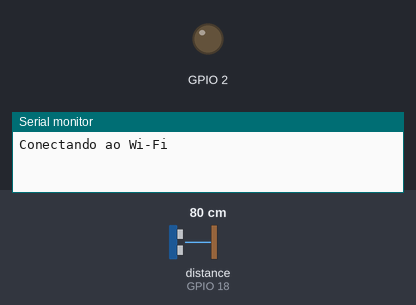
The sketch below on a simulated ESP32. Shown: output pins drawn as LEDs (lit = HIGH), the last lines printed to the serial monitor. Wiring (inferred from the names in the program): ultrasonic range finder: trigger GPIO 5; echo GPIO 18. The test bench sets the inputs (shaded band); at power-on: distance to the obstacle (sensor on GPIO 18) 80 cm. The echo pulse lasts 58.3 µs per cm; WiFi joins after 1.5 s; servers stay silent unless stated; uploads are accepted with an empty reply; the local clock reads 2024-03-15 10:24:30 at power-on unless the sketch sets it; pins used as bus, display or sensor lines are not drawn.

Above: at 0.1 s.
At 3.0 s:
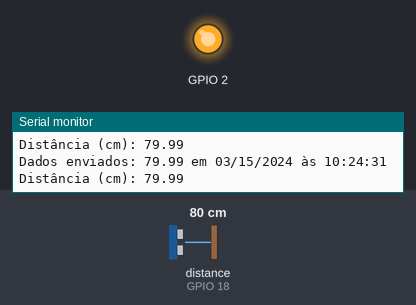
Timing chart, 0 to 4.5 s (numbered marks = the images above):
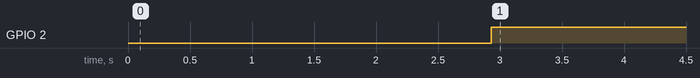

The sketch:

Codigo_ESP32_com_armazenamento.ino
```cpp
#include <WiFi.h>
#include <ArduinoOTA.h>
#include <HTTPClient.h>
#include "esp_eap_client.h"
#include <WebServer.h>
#include <ESPmDNS.h>
#include "time.h"

//CONFIGURAÇÃO WIFI

const char* ssid = "***"; //adicionar informações da rede.
const char* password = "***";

/*const char* ssid = "****"; //adicionar informações da rede eduroam.
#define EAP_IDENTITY "eduroam"
#define EAP_PASSWORD "********"
#define EAP_USERNAME "***"*/

//PINOS DO SENSOR
const int trigPin = 5;
const int echoPin = 18;

//CONFIGS DE BUFFER
#define MAX_PENDENTES 17000
float pendentes[MAX_PENDENTES];
int index_pendentes = 0;
time_t tempo_desconexao = 0;

//VARIÁVEIS DE MEDIÇÃO
float duration, distance;
char data[20], hora[20];
bool tdata = true;

char *GScriptId = "AKfycbxwnnYTfbyqYn6ZN4zQthXreZQBWyoYNpJwo0xMzcHAYuEY-k2cEKwJjkJM5-2ZkeuP";

WebServer server(80);  // Porta HTTP padrão
String mensagemHtml = "Aguardando leitura.";
String mensagemHtml1 = "Aguardando leitura..";
String mensagemHtml2 = "Aguardando leitura...";
String mensagemHtml3 = "Aguardando leitura....";
String mensagemHtml4 = "Aguardando leitura.....";

bool verificarConexaoInternet() {
  HTTPClient http;
  http.begin("http://google.com");
  int httpCode = http.GET();
  http.end();

  // Se código for maior que 0 e <400, a conexão está ok
  return (httpCode > 0 && httpCode < 400);
}

void atua_web(){
  mensagemHtml4 = mensagemHtml3;
  mensagemHtml3 = mensagemHtml2;
  mensagemHtml2 = mensagemHtml1;
  mensagemHtml1 = mensagemHtml;
}

void handleRoot(){
  String html = R"rawliteral(
    <head>
      <style>
        body {
          background-color: black;
          color: white;
          font-family: Arial, sans-serif;
          margin-top: 50px;
        }
        h1 {
          font-size: 2em;
        }
      </style>
    </head>
    <meta http-equiv='refresh' content='1'>
    <body>
  )rawliteral";

  html += "<p> " + mensagemHtml + " </p>";
  html += "<p> " + mensagemHtml1 + " </p>";
  html += "<p> " + mensagemHtml2 + " </p>";
  html += "<p> " + mensagemHtml3 + " </p>";
  html += "<p> " + mensagemHtml4 + " </p>";
  html += "</body></html>";

  server.send(200, "text/html", html);
}

//FUNÇÃO PARA ENVIAR MEDIÇÃO
bool enviarmedicao(float d, const char* data_str, const char* hora_str){
  String url = "https://script.google.com/macros/s/" + String(GScriptId) +
               "/exec?value1=" + String(d, 2) +
               "&data=" + String(data_str) +
               "&hora=" + String(hora_str);

  HTTPClient http;
  http.begin(url);
  int httpCode = http.GET();

  if(httpCode > 0){
    Serial.println("Dados enviados: " + String(d, 2) + " em " + String(data_str) + " às " + String(hora_str));
    atua_web();
    mensagemHtml = ("Dados enviados: " + String(d, 2) + " em " + String(data_str) + " as " + String(hora_str));
    http.end();
    return true;
  }else{
    Serial.println("Erro HTTP: " + String(httpCode));
    atua_web();
    mensagemHtml = ("Erro HTTP: " + String(httpCode));
    http.end();
    tdata = false;
    return false;
  }
}

//SETUP
void setup(){
  pinMode(trigPin, OUTPUT);
  pinMode(echoPin, INPUT);
  pinMode(2, OUTPUT);
  Serial.begin(9600);

  //WiFi.begin(ssid, WPA2_AUTH_PEAP, EAP_IDENTITY, EAP_USERNAME,EAP_PASSWORD);
  WiFi.begin(ssid, password);
  Serial.print("Conectando ao Wi-Fi");
  while(WiFi.status() != WL_CONNECTED){
    delay(500);
    Serial.print(".");
  }

  Serial.println("\nWiFi conectado!");
  atua_web();
  mensagemHtml = ("\nWiFi conectado!");
  configTime(-3 * 3600, 0, "time.nist.gov", "a.st1.ntp.br", "pool.ntp.org");
  // Inicializa OTA
  ArduinoOTA
    .onStart([](){
      Serial.println("Iniciando OTA");
      atua_web();
      mensagemHtml = ("Iniciando OTA");
    })
    .onEnd([](){
      Serial.println("\nOTA concluída!");
      atua_web();
      mensagemHtml = ("\nOTA concluída!");
    })
    .onError([](ota_error_t error){
      Serial.printf("Erro OTA [%u]: ", error);
    });

  if (!MDNS.begin("esp32")) {
  Serial.println("Erro ao iniciar mDNS");
  return;
  }

  ArduinoOTA.begin();
  Serial.println("Pronto para OTA");
  atua_web();
  mensagemHtml = ("Pronto para OTA");
  Serial.println("\nIP do ESP32: " + WiFi.localIP().toString());

  server.on("/", handleRoot);
  server.begin();
}

//ENVIA DADOS PENDENTES COM BASE NA RECONSTRUÇÃO DO TEMPO
void enviarPendentes(){
  if(tempo_desconexao == 0) return;

  for(int i = 0; i < index_pendentes; i++){
    time_t tempo_estimado = tempo_desconexao + (i * 5); // 5 segundos por amostra
    struct tm *timeinfo = localtime(&tempo_estimado);
    strftime(data, sizeof(data), "%m/%d/%Y", timeinfo);
    strftime(hora, sizeof(hora), "%H:%M:%S", timeinfo);

    if(enviarmedicao(pendentes[i], data, hora)){
      Serial.println("Dado pendente enviado.");
      atua_web();
      mensagemHtml = ("Dado pendente enviado.");
    }else{
      Serial.println("Falha ao enviar dado pendente.");
      atua_web();
      mensagemHtml = ("Falha ao enviar dado pendente.");
      break;
    }
  }

  // Limpa buffer
  index_pendentes = 0;
  tempo_desconexao = 0;
}

//LOOP
void loop(){
      // Reconectar Wi-Fi se desconectar
  if (WiFi.status() != WL_CONNECTED) {
    Serial.println("Wi-Fi desconectado. Tentando reconectar...");
    WiFi.disconnect();
    WiFi.begin(ssid, password);

    // Espera pequena para tentar reconectar (opcional)
    delay(500);
  }

  digitalWrite(trigPin, LOW);
  delayMicroseconds(2);
  digitalWrite(trigPin, HIGH);
  delayMicroseconds(10);
  digitalWrite(trigPin, LOW);

//CÁLCULO DA DISTÂNCIA COM BASE NA DURAÇÃO E VELOCIDADE DO PULSO

  duration = pulseIn(echoPin, HIGH);
  distance = (duration * .0343) / 2;
  Serial.print("Distância (cm): ");
  Serial.println(distance);

  if(WiFi.status() == WL_CONNECTED && verificarConexaoInternet() || WiFi.status() == WL_CONNECTED && tdata){
    if(index_pendentes > 0){
      enviarPendentes();
    }

    // obtém tempo atual
    struct tm timeinfo;
    if(getLocalTime(&timeinfo)){
      strftime(data, sizeof(data), "%m/%d/%Y", &timeinfo);
      strftime(hora, sizeof(hora), "%H:%M:%S", &timeinfo);
      enviarmedicao(distance, data, hora);
    }else{
      Serial.println("Erro ao obter hora.");
      atua_web();
      mensagemHtml = ("Erro ao obter hora.");
    }
  }else{
    // registra momento da queda de conexão
    if(tempo_desconexao == 0){
      time_t agora;
      time(&agora);
      tempo_desconexao = agora;
      Serial.println("Conexão perdida. Registrando tempo de desconexão.");
      atua_web();
      mensagemHtml = ("Conexão perdida. Registrando tempo de desconexão.");
    }

    if(index_pendentes < MAX_PENDENTES){
      pendentes[index_pendentes++] = distance;
      Serial.println("Distância armazenada localmente.");
      atua_web();
      mensagemHtml = ("Distância armazenada localmente.");
    }else{
      Serial.println("Buffer cheio. Dados serão descartados.");
      atua_web();
      mensagemHtml = ("Buffer cheio. Dados serão descartados.");
    }
  }

  //Esse delay e de 1s mas a aplicação demora 4s para ser esecutada então toda vez que for modificado o tempo de coleta considere o delay de 4s da aplicação.
  delay(1000); //Área que modifica o tempo do envio do dado
  ArduinoOTA.handle();
  server.handleClient();
  digitalWrite(2, WiFi.status() == WL_CONNECTED ? HIGH : LOW);
}
```

Measured:
- by itself, GPIO 2: LOW → HIGH at 2.9 s
